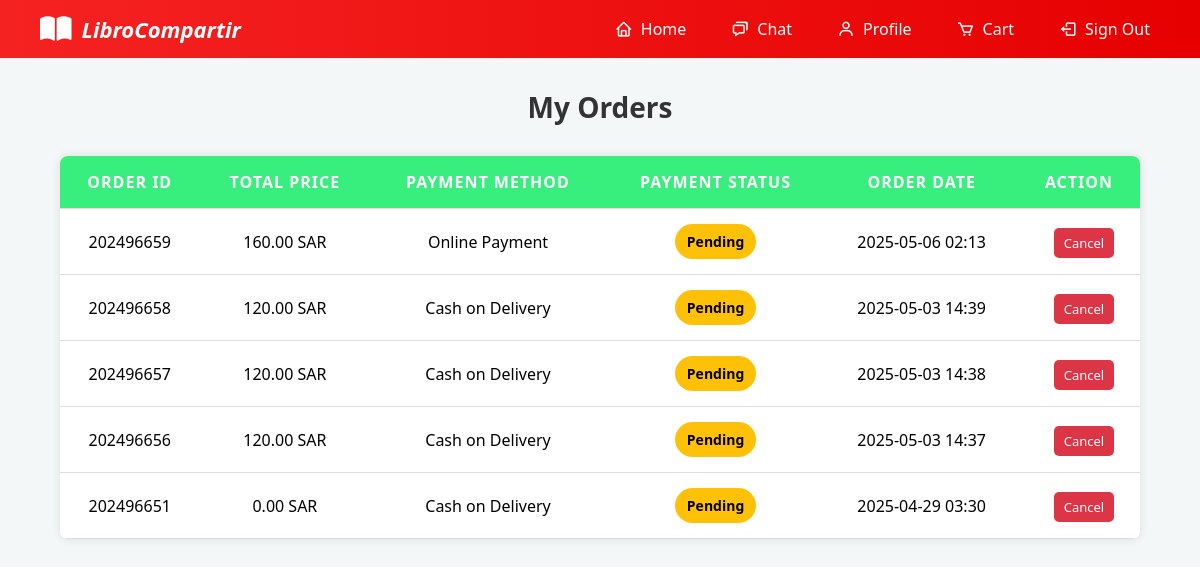
The page /libro_compartir/orders.php (signed in) on the database its author committed.
### tables this page shows
CREATE TABLE `orders` (
  `orders_id` int(11) NOT NULL,
  `user_id` int(11) NOT NULL,
  `total_price` decimal(10,2) NOT NULL,
  `payment_method` varchar(50) NOT NULL,
  `ship_rate` decimal(10,2) NOT NULL,
  `order_date` datetime NOT NULL DEFAULT current_timestamp(),
  `payment_status` varchar(20) DEFAULT 'Pending'
);

### libro_compartir/orders.php (the view, shortened to what this page needs)
<?php
include('config.php');
$user_id = $_SESSION['user_id'];
$result = mysqli_query($conn, "SELECT * FROM orders WHERE user_id = '$user_id' ORDER BY order_date DESC");
?>
<!DOCTYPE html>
<html lang="en">
<head>
    <link href='https://unpkg.com/boxicons@2.1.4/css/boxicons.min.css' rel='stylesheet'>
    <link rel="stylesheet" href="https://cdnjs.cloudflare.com/ajax/libs/font-awesome/6.0.0/css/all.min.css">
</head>
<body>
<nav class="navbar">
    <div class="brand-logo">
        <i class="fas fa-book-open"></i>
        <span>LibroCompartir</span>
    </div>
    <ul class="nav-links">
        <li><a href="userfyp.php"><i class='bx bx-home'></i> Home</a></li>
        <li><a href="chat.php"><i class='bx bx-chat'></i> Chat</a></li>
        <li><a href="user.php"><i class='bx bx-user'></i> Profile</a></li>
        <li><a href="cart.php"><i class='bx bx-cart'></i> Cart</a></li>
        <li><a href="login.php"><i class='bx bx-log-out'></i> Sign Out</a></li>
    </ul>
</nav>
<h2>My Orders</h2>
<table>
    <tr>
        <th>Order ID</th>
        <th>Total Price</th>
        <th>Payment Method</th>
        <th>Payment Status</th>
        <th>Order Date</th>
        <th>Action</th>
    </tr>
    <?php while ($row = mysqli_fetch_assoc($result)) { ?>
    <tr>
        <td><?= $row['orders_id']; ?></td>
        <td><?= number_format($row['total_price'], 2); ?> SAR</td>
        <td><?= htmlspecialchars($row['payment_method']); ?></td>
        <td>
            <?php if ($row['payment_status'] == 'Paid') { ?>
                <span class="badge paid">Paid</span>
            <?php } elseif ($row['payment_status'] == 'Pending') { ?>
                <span class="badge pending">Pending</span>
            <?php } elseif ($row['payment_status'] == 'Cancelled') { ?>
                <span class="badge cancelled">Cancelled</span>
            <?php } else { ?>
                <span class="badge failed"><?= htmlspecialchars($row['payment_status']); ?></span>
            <?php } ?>
        </td>
        <td><?= date('Y-m-d H:i', strtotime($row['order_date'])); ?></td>
        <td>
            <?php if ($row['payment_status'] == 'Pending') { ?>
                <a href="orders.php?cancel_id=<?= $row['orders_id']; ?>" class="cancel-btn" onclick="return confirm('Are you sure you want to cancel this order?');">Cancel</a>
            <?php } else { ?>
                -
            <?php } ?>
        </td>
    </tr>
    <?php } ?>
</table>
</body>
</html>

### libro_compartir/orders.php (style rules this page uses)
body { margin: 0; font-family: 'Segoe UI', sans-serif; background: #f4f7f8; padding: 0; }
.navbar { background: linear-gradient(to right, #f52222, #e60000); display: flex; justify-content: space-between; align-items: center; padding: 12px 40px; }
.brand-logo { display: flex; align-items: center; gap: 10px; color: white; font-size: 22px; font-weight: bold; font-style: italic; }
.brand-logo i { font-size: 28px; }
.nav-links { list-style: none; display: flex; gap: 25px; margin: 0; padding: 0; }
.nav-links li a { text-decoration: none; color: white; font-size: 16px; display: flex; align-items: center; gap: 8px; transition: background 0.3s, padding 0.3s; padding: 6px 10px; border-radius: 5px; }
.nav-links li a i { font-size: 18px; }
h2 { text-align: center; margin-top: 30px; font-size: 28px; color: #333; }
table { width: 90%; margin: 30px auto; border-collapse: collapse; background: #ffffff; box-shadow: 0 0 10px rgba(0,0,0,0.1); border-radius: 8px; overflow: hidden; }
th, td { padding: 15px; border-bottom: 1px solid #ddd; text-align: center; }
th { background: #38ef7d; color: white; text-transform: uppercase; letter-spacing: 1px; }
.badge { padding: 8px 12px; border-radius: 20px; font-size: 14px; font-weight: bold; display: inline-block; }
.pending { background-color: #ffc107; color: black; }
a.cancel-btn { background: #dc3545; color: white; padding: 6px 10px; border-radius: 5px; text-decoration: none; font-size: 13px; margin-left: 10px; }

### rows shown on the page
orders: orders_id "202496659", total_price "160.00", payment_method "Online Payment", payment_status "Pending", order_date "2025-05-06 02:13"
orders: orders_id "202496658", total_price "120.00", payment_method "Cash on Delivery", payment_status "Pending", order_date "2025-05-03 14:39"
orders: orders_id "202496657", total_price "120.00", payment_method "Cash on Delivery", payment_status "Pending", order_date "2025-05-03 14:38"
orders: orders_id "202496656", total_price "120.00", payment_method "Cash on Delivery", payment_status "Pending", order_date "2025-05-03 14:37"
orders: orders_id "202496651", total_price "0.00", payment_method "Cash on Delivery", payment_status "Pending", order_date "2025-04-29 03:30"
